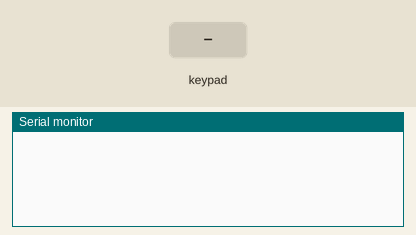
The sketch below on a simulated Arduino Uno, built with avr-gcc and run on an emulated ATmega328P. Shown: the last lines printed to the serial monitor. Wiring (inferred from the names in the program): 4×4 keypad with keys 1 2 3 A 4 5 6 B 7 8 9 C * 0 # D (labels assumed): rows A0, A1, A2, A3; columns pin 2, pin 3, pin 4, pin 5. The inputs (shaded band) are chosen by the test bench.

Above: at 1.2 s.
1.3 s: key '1' pressed
At 2.2 s:
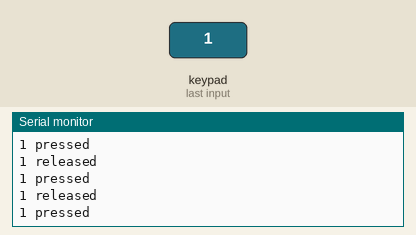
2.8 s: keypad keys 1 2 pressed 0.4 s apart
At 3.9 s:
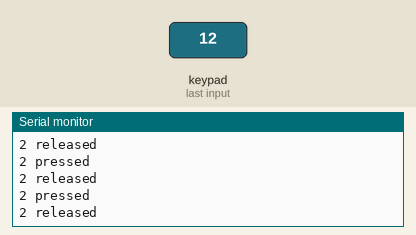
5.1 s: key '3' pressed
At 6.3 s:
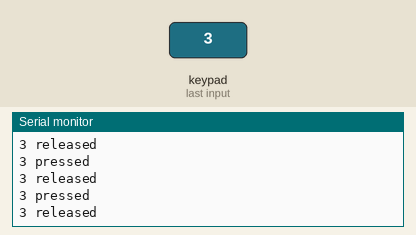
6.6 s: keypad keys 1 2 # pressed 0.4 s apart
At 8.6 s:
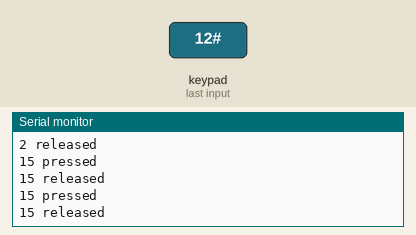
Timing chart, 0 to 10.1 s (numbered marks = the images above; inputs shaded):
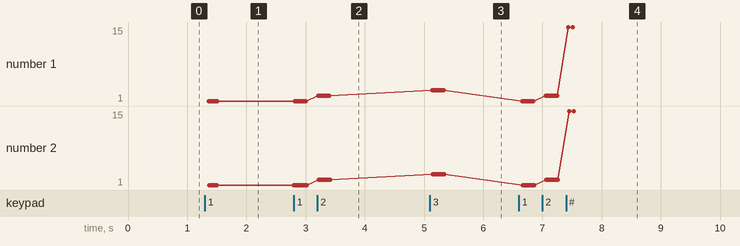

The sketch:

keypad.ino
```cpp
int rows[] = {A0, A1, A2, A3};
int columns[] = {2, 3, 4, 5};

int row, col;
int pressed = 0;

void setup() {
  Serial.begin(9600);
  for(int i = 0; i < 4; i++){
    pinMode(rows[i], OUTPUT);                 // rows will be enabled and disabled
    pinMode(columns[i], INPUT_PULLUP);        // columns will be scanned for each row
  }
}

void loop() {
  if(pressed == 0){                           // waiting for a button to be pressed
    for(int i = 0; i <4; i++){                // row loop to enable them row by row

       for(int k = 0; k < 4; k++){            // go through all rows, disabling (HIGH) all of them except of the current (i) one (LOW)
          digitalWrite(rows[k], k != i);
       }

       for(int j = 0; j < 4; j++){            // column loop to scan each column for a pressed button
          if(digitalRead(columns[j]) == LOW){ // the button is pressed
            pressed = 1;                      // mark it for releasing

            row = i;                          // store row and column value for releasing
            col = j;

            Serial.print((row*4) + (col+1));  // print the value of the pressed button, from 1 to 16
            Serial.println(" pressed");
            break;
          }
          delay(5);                           // software debounce

       }

       if(pressed == 1) break;
    }
  }
  else {                                      // the button stored in "row" and "col" is waiting to be released
    for(int k = 0; k < 4; k++){               // go through all rows, disabling (HIGH) all of them except of the row of the releasing button (LOW)
        digitalWrite(rows[k], k != row);
     }

     if(digitalRead(columns[col]) == LOW){    // the button is released
        pressed = 0;                          // mark it as released, next loop will scan a new button

        Serial.print( (row*4) + (col+1) );    // print the value of the released button, from 1 to 16
        Serial.println(" released");
      }

     delay(5);                                // software debounce
  }
}
```

Measured:
- after the input at 1.3 s, the serial monitor: prints a new line after 0.06 s (image 1)
- after the input at 2.8 s, the serial monitor: prints a new line after 0.41 s (image 2)
- after the input at 5.1 s, the serial monitor: prints a new line at once (image 3)
- after the input at 6.6 s, the serial monitor: prints a new line after 0.06 s (image 4)
- plotted number 1: 1 → 2 after the input at 2.8 s, 2 → 3 after the input at 5.1 s, 3 → 15 after the input at 6.6 s
- plotted number 2: 1 → 2 after the input at 2.8 s, 2 → 3 after the input at 5.1 s, 3 → 15 after the input at 6.6 s
